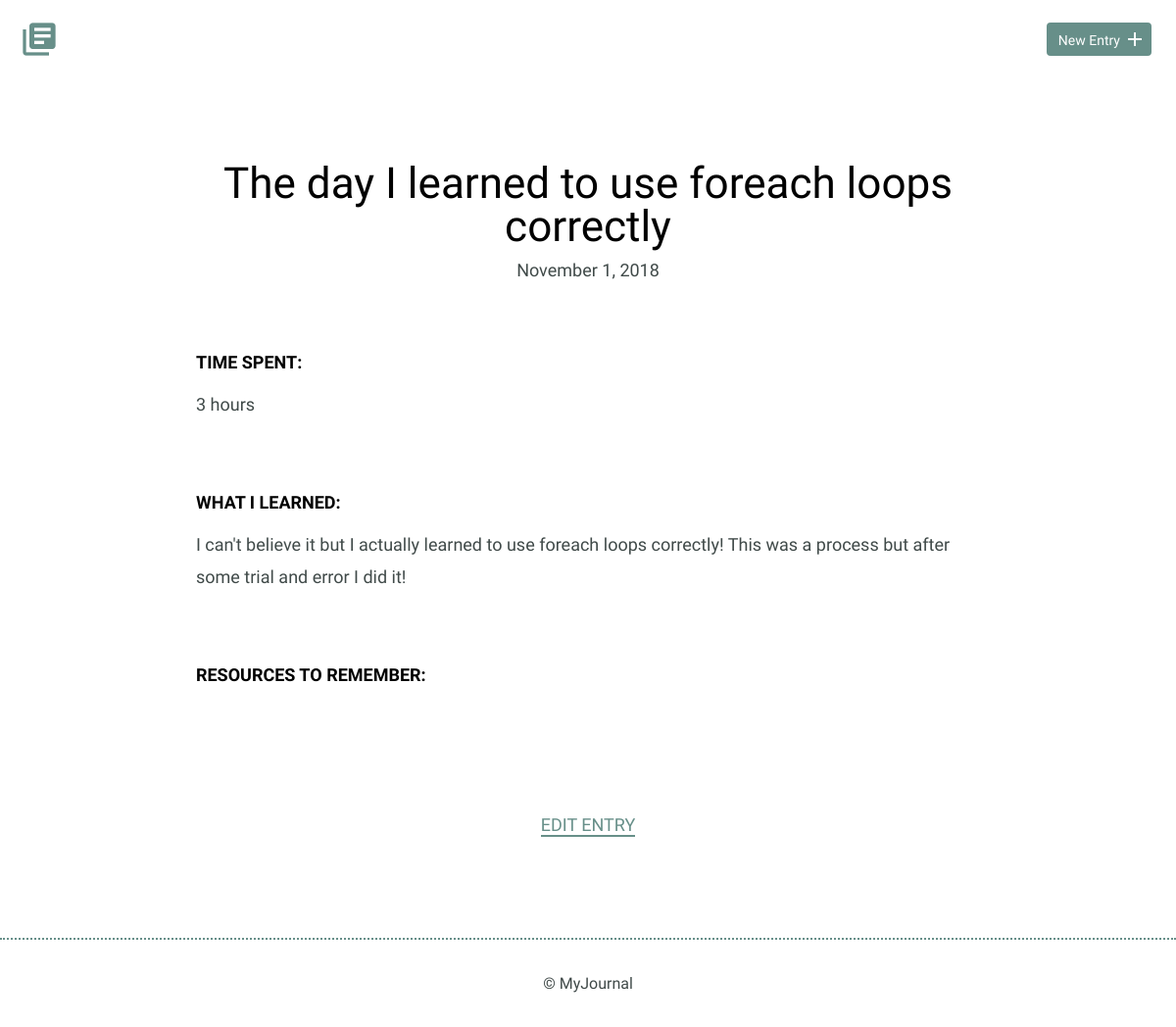
The app's page /detail.php?id=3, older data.
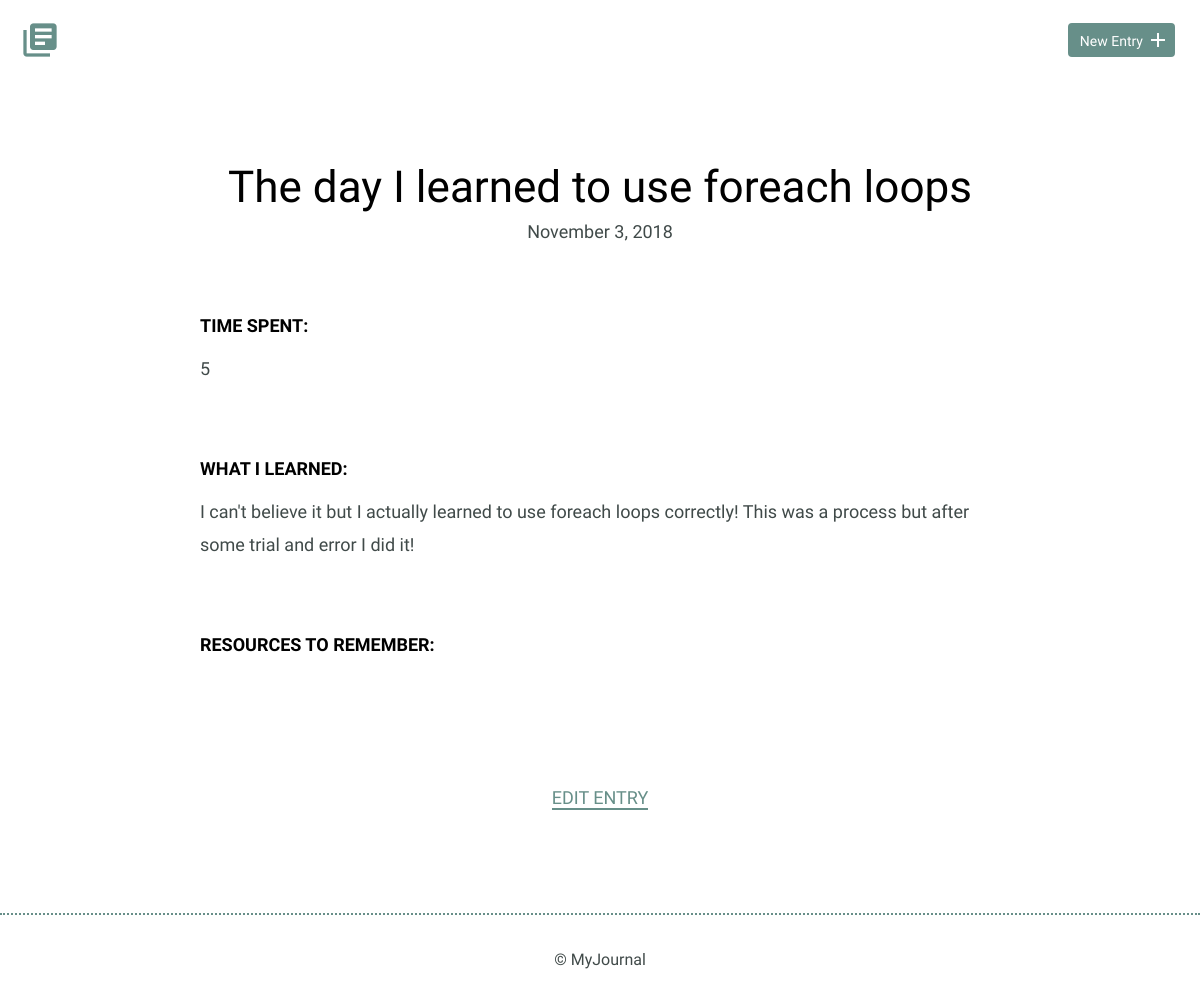
The same page, newer data.
### tables this page shows
CREATE TABLE "entries" (
	`id`	INTEGER,
	`title`	TEXT,
	`date`	TEXT,
	`time_spent`	INTEGER,
	`learned`	BLOB,
	`resources`	BLOB,
	PRIMARY KEY(`id`)
);

### detail.php (the view, shortened to what this page needs)
<?php
require_once("database.php");
if(!empty($_GET['id'])) {
	$entry_id = intval($_GET['id']);
}
try {
	$results = $db->prepare('select * from entries where id = ?');
	$results->bindParam(1, $entry_id);
	$results->execute();
} catch(Exception $e) {
	echo $e->getMessage();
	die();
}
$entry = $results->fetch(PDO::FETCH_ASSOC);
?>
<!DOCTYPE html>
<html>
    <head>
        <link rel="stylesheet" href="css/normalize.css">
        <link rel="stylesheet" href="css/site.css">
    </head>
    <body>
		<?php include "inc/header.php"; ?>
        <section>
            <div class="container">
                <div class="entry-list single">
                    <article>
                        <h1><?php echo $entry["title"]; ?></h1>
                        <time datetime="2016-01-31"><?php echo(date('F j, Y', strtotime($entry['date']))); ?></time>
                        <div class="entry">
                            <h3>Time Spent: </h3>
                            <p><?php echo($entry["time_spent"]); ?></p>
                        </div>
                        <div class="entry">
                            <h3>What I Learned:</h3>
                            <p><?php echo($entry['learned']); ?></p>
                        </div>
                        <div class="entry">
                            <h3>Resources to Remember:</h3>
                        </div>
                    </article>
                </div>
            </div>
            <div class="edit">
                <p><a href="edit.php?id=<?php echo($entry["id"]); ?>">Edit Entry</a></p>
            </div>
        </section>
        <?php include "inc/footer.php"; ?>
    </body>
</html>

Row changes from the older to the newer data that the page shows:
changed entries: title "The day I learned to use foreach loops correctly" → "The day I learned to use foreach loops"; date "November 1, 2018" → "November 3, 2018"; time_spent "3 hours" → "5"
